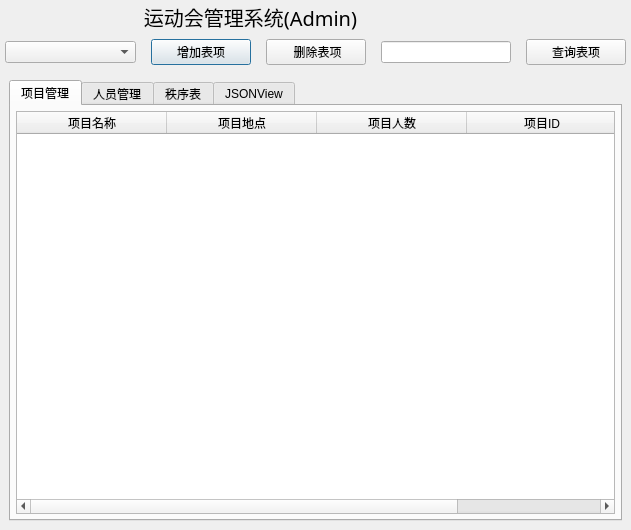
<?xml version="1.0" encoding="UTF-8"?>
<ui version="4.0">
 <class>AdminMain</class>
 <widget class="QDialog" name="AdminMain">
  <property name="geometry">
   <rect>
    <x>0</x>
    <y>0</y>
    <width>631</width>
    <height>530</height>
   </rect>
  </property>
  <property name="windowTitle">
   <string>Dialog</string>
  </property>
  <layout class="QVBoxLayout" name="verticalLayout">
   <property name="leftMargin">
    <number>0</number>
   </property>
   <property name="topMargin">
    <number>0</number>
   </property>
   <property name="rightMargin">
    <number>0</number>
   </property>
   <property name="bottomMargin">
    <number>0</number>
   </property>
   <item>
    <widget class="QWidget" name="widget_title" native="true">
     <property name="sizePolicy">
      <sizepolicy hsizetype="Preferred" vsizetype="Fixed">
       <horstretch>0</horstretch>
       <verstretch>0</verstretch>
      </sizepolicy>
     </property>
     <property name="minimumSize">
      <size>
       <width>100</width>
       <height>33</height>
      </size>
     </property>
     <layout class="QHBoxLayout" name="horizontalLayout_5">
      <property name="spacing">
       <number>0</number>
      </property>
      <property name="leftMargin">
       <number>0</number>
      </property>
      <property name="topMargin">
       <number>0</number>
      </property>
      <property name="rightMargin">
       <number>0</number>
      </property>
      <property name="bottomMargin">
       <number>0</number>
      </property>
      <item>
       <widget class="QLabel" name="lab_Ico">
        <property name="sizePolicy">
         <sizepolicy hsizetype="Minimum" vsizetype="Preferred">
          <horstretch>0</horstretch>
          <verstretch>0</verstretch>
         </sizepolicy>
        </property>
        <property name="minimumSize">
         <size>
          <width>30</width>
          <height>0</height>
         </size>
        </property>
        <property name="text">
         <string/>
        </property>
        <property name="alignment">
         <set>Qt::AlignCenter</set>
        </property>
       </widget>
      </item>
      <item>
       <widget class="QLabel" name="lab_Title">
        <property name="sizePolicy">
         <sizepolicy hsizetype="Expanding" vsizetype="Preferred">
          <horstretch>0</horstretch>
          <verstretch>0</verstretch>
         </sizepolicy>
        </property>
        <property name="font">
         <font>
          <family>微软雅黑</family>
          <pointsize>15</pointsize>
          <weight>50</weight>
          <italic>false</italic>
          <bold>false</bold>
         </font>
        </property>
        <property name="styleSheet">
         <string notr="true">font: 15pt &quot;微软雅黑&quot;;</string>
        </property>
        <property name="text">
         <string>运动会管理系统(Admin)</string>
        </property>
        <property name="alignment">
         <set>Qt::AlignCenter</set>
        </property>
       </widget>
      </item>
      <item>
       <widget class="QWidget" name="widget_menu" native="true">
        <property name="sizePolicy">
         <sizepolicy hsizetype="Minimum" vsizetype="Preferred">
          <horstretch>0</horstretch>
          <verstretch>0</verstretch>
         </sizepolicy>
        </property>
        <layout class="QHBoxLayout" name="horizontalLayout_6">
         <property name="spacing">
          <number>0</number>
         </property>
         <property name="leftMargin">
          <number>0</number>
         </property>
         <property name="topMargin">
          <number>0</number>
         </property>
         <property name="rightMargin">
          <number>0</number>
         </property>
         <property name="bottomMargin">
          <number>0</number>
         </property>
         <item>
          <widget class="QPushButton" name="btnMenu">
           <property name="sizePolicy">
            <sizepolicy hsizetype="Minimum" vsizetype="Expanding">
             <horstretch>0</horstretch>
             <verstretch>0</verstretch>
            </sizepolicy>
           </property>
           <property name="minimumSize">
            <size>
             <width>31</width>
             <height>0</height>
            </size>
           </property>
           <property name="cursor">
            <cursorShape>ArrowCursor</cursorShape>
           </property>
           <property name="focusPolicy">
            <enum>Qt::NoFocus</enum>
           </property>
           <property name="toolTip">
            <string>菜单</string>
           </property>
           <property name="text">
            <string/>
           </property>
           <property name="flat">
            <bool>true</bool>
           </property>
          </widget>
         </item>
         <item>
          <widget class="QPushButton" name="btnMenu_Min">
           <property name="sizePolicy">
            <sizepolicy hsizetype="Minimum" vsizetype="Expanding">
             <horstretch>0</horstretch>
             <verstretch>0</verstretch>
            </sizepolicy>
           </property>
           <property name="minimumSize">
            <size>
             <width>31</width>
             <height>0</height>
            </size>
           </property>
           <property name="cursor">
            <cursorShape>ArrowCursor</cursorShape>
           </property>
           <property name="focusPolicy">
            <enum>Qt::NoFocus</enum>
           </property>
           <property name="toolTip">
            <string>最小化</string>
           </property>
           <property name="text">
            <string/>
           </property>
           <property name="flat">
            <bool>true</bool>
           </property>
          </widget>
         </item>
         <item>
          <widget class="QPushButton" name="btnMenu_Max">
           <property name="sizePolicy">
            <sizepolicy hsizetype="Minimum" vsizetype="Expanding">
             <horstretch>0</horstretch>
             <verstretch>0</verstretch>
            </sizepolicy>
           </property>
           <property name="minimumSize">
            <size>
             <width>31</width>
             <height>0</height>
            </size>
           </property>
           <property name="cursor">
            <cursorShape>ArrowCursor</cursorShape>
           </property>
           <property name="focusPolicy">
            <enum>Qt::NoFocus</enum>
           </property>
           <property name="toolTip">
            <string>最大化</string>
           </property>
           <property name="text">
            <string/>
           </property>
           <property name="flat">
            <bool>true</bool>
           </property>
          </widget>
         </item>
         <item>
          <widget class="QPushButton" name="btnMenu_Close">
           <property name="sizePolicy">
            <sizepolicy hsizetype="Minimum" vsizetype="Expanding">
             <horstretch>0</horstretch>
             <verstretch>0</verstretch>
            </sizepolicy>
           </property>
           <property name="minimumSize">
            <size>
             <width>40</width>
             <height>0</height>
            </size>
           </property>
           <property name="cursor">
            <cursorShape>ArrowCursor</cursorShape>
           </property>
           <property name="focusPolicy">
            <enum>Qt::NoFocus</enum>
           </property>
           <property name="toolTip">
            <string>关闭</string>
           </property>
           <property name="text">
            <string/>
           </property>
           <property name="flat">
            <bool>true</bool>
           </property>
          </widget>
         </item>
        </layout>
       </widget>
      </item>
     </layout>
    </widget>
   </item>
   <item>
    <layout class="QHBoxLayout" name="horizontalLayout" stretch="2,0,0,2,0">
     <property name="spacing">
      <number>15</number>
     </property>
     <property name="sizeConstraint">
      <enum>QLayout::SetDefaultConstraint</enum>
     </property>
     <property name="leftMargin">
      <number>5</number>
     </property>
     <property name="rightMargin">
      <number>5</number>
     </property>
     <item>
      <widget class="QComboBox" name="comboBox"/>
     </item>
     <item>
      <widget class="QPushButton" name="pushButton_Add">
       <property name="minimumSize">
        <size>
         <width>100</width>
         <height>0</height>
        </size>
       </property>
       <property name="text">
        <string notr="true">增加表项</string>
       </property>
      </widget>
     </item>
     <item>
      <widget class="QPushButton" name="pushButton_Delet">
       <property name="minimumSize">
        <size>
         <width>100</width>
         <height>0</height>
        </size>
       </property>
       <property name="text">
        <string> 删除表项</string>
       </property>
      </widget>
     </item>
     <item>
      <widget class="QLineEdit" name="lineEdit">
       <property name="enabled">
        <bool>true</bool>
       </property>
      </widget>
     </item>
     <item>
      <widget class="QPushButton" name="pushButton_Search">
       <property name="minimumSize">
        <size>
         <width>100</width>
         <height>0</height>
        </size>
       </property>
       <property name="text">
        <string>查询表项</string>
       </property>
      </widget>
     </item>
    </layout>
   </item>
   <item>
    <widget class="QWidget" name="widget_main" native="true">
     <property name="styleSheet">
      <string notr="true">font: 10pt &quot;微软雅黑&quot;;</string>
     </property>
     <layout class="QVBoxLayout" name="verticalLayout_6">
      <item>
       <widget class="QTabWidget" name="tabWidget">
        <property name="currentIndex">
         <number>0</number>
        </property>
        <widget class="QWidget" name="tab_Event">
         <attribute name="title">
          <string>项目管理</string>
         </attribute>
         <layout class="QVBoxLayout" name="verticalLayout_8">
          <property name="leftMargin">
           <number>5</number>
          </property>
          <property name="topMargin">
           <number>5</number>
          </property>
          <property name="rightMargin">
           <number>5</number>
          </property>
          <property name="bottomMargin">
           <number>5</number>
          </property>
          <item>
           <widget class="QTableWidget" name="table_Event">
            <property name="selectionBehavior">
             <enum>QAbstractItemView::SelectRows</enum>
            </property>
            <property name="gridStyle">
             <enum>Qt::SolidLine</enum>
            </property>
            <property name="sortingEnabled">
             <bool>false</bool>
            </property>
            <property name="rowCount">
             <number>0</number>
            </property>
            <property name="columnCount">
             <number>4</number>
            </property>
            <attribute name="horizontalHeaderCascadingSectionResizes">
             <bool>false</bool>
            </attribute>
            <attribute name="horizontalHeaderDefaultSectionSize">
             <number>150</number>
            </attribute>
            <attribute name="horizontalHeaderStretchLastSection">
             <bool>true</bool>
            </attribute>
            <attribute name="verticalHeaderCascadingSectionResizes">
             <bool>false</bool>
            </attribute>
            <column>
             <property name="text">
              <string>项目名称</string>
             </property>
            </column>
            <column>
             <property name="text">
              <string>项目地点</string>
             </property>
            </column>
            <column>
             <property name="text">
              <string>项目人数</string>
             </property>
            </column>
            <column>
             <property name="text">
              <string>项目ID</string>
             </property>
            </column>
           </widget>
          </item>
         </layout>
        </widget>
        <widget class="QWidget" name="tab_Candidate">
         <attribute name="title">
          <string>人员管理</string>
         </attribute>
         <layout class="QVBoxLayout" name="verticalLayout_9">
          <property name="leftMargin">
           <number>5</number>
          </property>
          <property name="topMargin">
           <number>5</number>
          </property>
          <property name="rightMargin">
           <number>5</number>
          </property>
          <property name="bottomMargin">
           <number>5</number>
          </property>
          <item>
           <widget class="QTableWidget" name="table_Candidate">
            <property name="selectionBehavior">
             <enum>QAbstractItemView::SelectRows</enum>
            </property>
            <property name="sortingEnabled">
             <bool>true</bool>
            </property>
            <property name="rowCount">
             <number>0</number>
            </property>
            <attribute name="horizontalHeaderDefaultSectionSize">
             <number>120</number>
            </attribute>
            <attribute name="horizontalHeaderStretchLastSection">
             <bool>true</bool>
            </attribute>
            <column>
             <property name="text">
              <string>项目名称</string>
             </property>
            </column>
            <column>
             <property name="text">
              <string>参赛者名称</string>
             </property>
            </column>
            <column>
             <property name="text">
              <string>参赛者学院</string>
             </property>
            </column>
            <column>
             <property name="text">
              <string>参赛者成绩</string>
             </property>
            </column>
            <column>
             <property name="text">
              <string>参赛者ID</string>
             </property>
            </column>
           </widget>
          </item>
         </layout>
        </widget>
        <widget class="QWidget" name="tab_Chart">
         <attribute name="title">
          <string>秩序表</string>
         </attribute>
         <layout class="QVBoxLayout" name="verticalLayout_2">
          <item>
           <widget class="QTreeWidget" name="treeWidget">
            <column>
             <property name="text">
              <string>项目场次安排</string>
             </property>
            </column>
           </widget>
          </item>
         </layout>
        </widget>
        <widget class="QWidget" name="tab_JSONView">
         <attribute name="title">
          <string>JSONView</string>
         </attribute>
         <layout class="QVBoxLayout" name="verticalLayout_7">
          <property name="leftMargin">
           <number>5</number>
          </property>
          <property name="topMargin">
           <number>5</number>
          </property>
          <property name="rightMargin">
           <number>5</number>
          </property>
          <property name="bottomMargin">
           <number>5</number>
          </property>
          <item>
           <widget class="QTreeWidget" name="treeWidget_JSON">
            <attribute name="headerDefaultSectionSize">
             <number>250</number>
            </attribute>
            <column>
             <property name="text">
              <string>Object</string>
             </property>
            </column>
           </widget>
          </item>
         </layout>
        </widget>
       </widget>
      </item>
     </layout>
    </widget>
   </item>
  </layout>
 </widget>
 <resources/>
 <connections/>
</ui>
